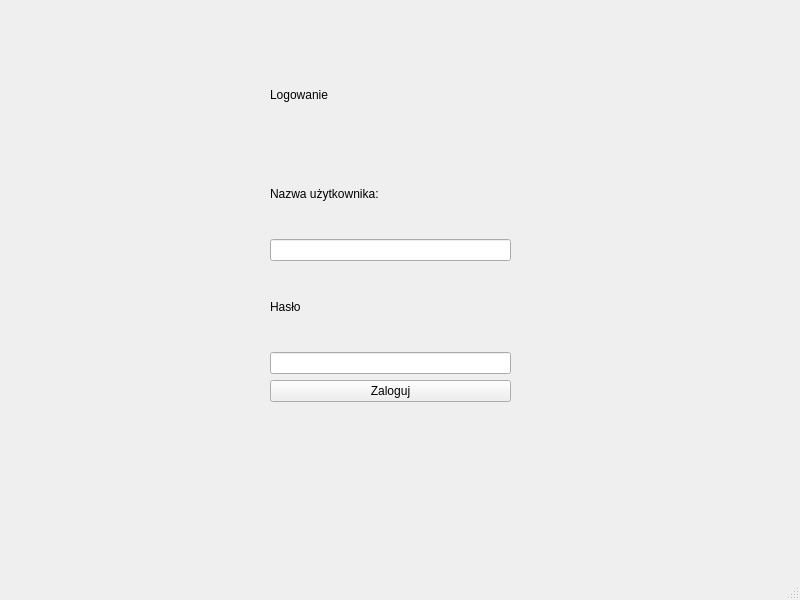
<?xml version="1.0" encoding="UTF-8"?>
<ui version="4.0">
 <class>LoginWindow</class>
 <widget class="QMainWindow" name="LoginWindow">
  <property name="geometry">
   <rect>
    <x>0</x>
    <y>0</y>
    <width>800</width>
    <height>600</height>
   </rect>
  </property>
  <property name="windowTitle">
   <string>MainWindow</string>
  </property>
  <widget class="QWidget" name="centralwidget">
   <widget class="QWidget" name="layoutWidget">
    <property name="geometry">
     <rect>
      <x>270</x>
      <y>41</y>
      <width>241</width>
      <height>361</height>
     </rect>
    </property>
    <layout class="QVBoxLayout" name="verticalLayout_3">
     <item>
      <widget class="QLabel" name="label_3">
       <property name="text">
        <string>Logowanie</string>
       </property>
      </widget>
     </item>
     <item>
      <layout class="QVBoxLayout" name="verticalLayout">
       <item>
        <widget class="QLabel" name="userLabel">
         <property name="text">
          <string>Nazwa użytkownika:</string>
         </property>
        </widget>
       </item>
       <item>
        <widget class="QLineEdit" name="usernameLineEdit"/>
       </item>
      </layout>
     </item>
     <item>
      <layout class="QVBoxLayout" name="verticalLayout_2">
       <item>
        <widget class="QLabel" name="hasloLabel">
         <property name="text">
          <string>Hasło</string>
         </property>
        </widget>
       </item>
       <item>
        <widget class="QLineEdit" name="passwordLineEdit">
         <property name="echoMode">
          <enum>QLineEdit::EchoMode::Password</enum>
         </property>
        </widget>
       </item>
      </layout>
     </item>
     <item>
      <widget class="QPushButton" name="loginButton">
       <property name="text">
        <string>Zaloguj</string>
       </property>
      </widget>
     </item>
    </layout>
   </widget>
  </widget>
  <widget class="QMenuBar" name="menubar">
   <property name="geometry">
    <rect>
     <x>0</x>
     <y>0</y>
     <width>800</width>
     <height>25</height>
    </rect>
   </property>
  </widget>
  <widget class="QStatusBar" name="statusbar"/>
 </widget>
 <resources/>
 <connections/>
</ui>
